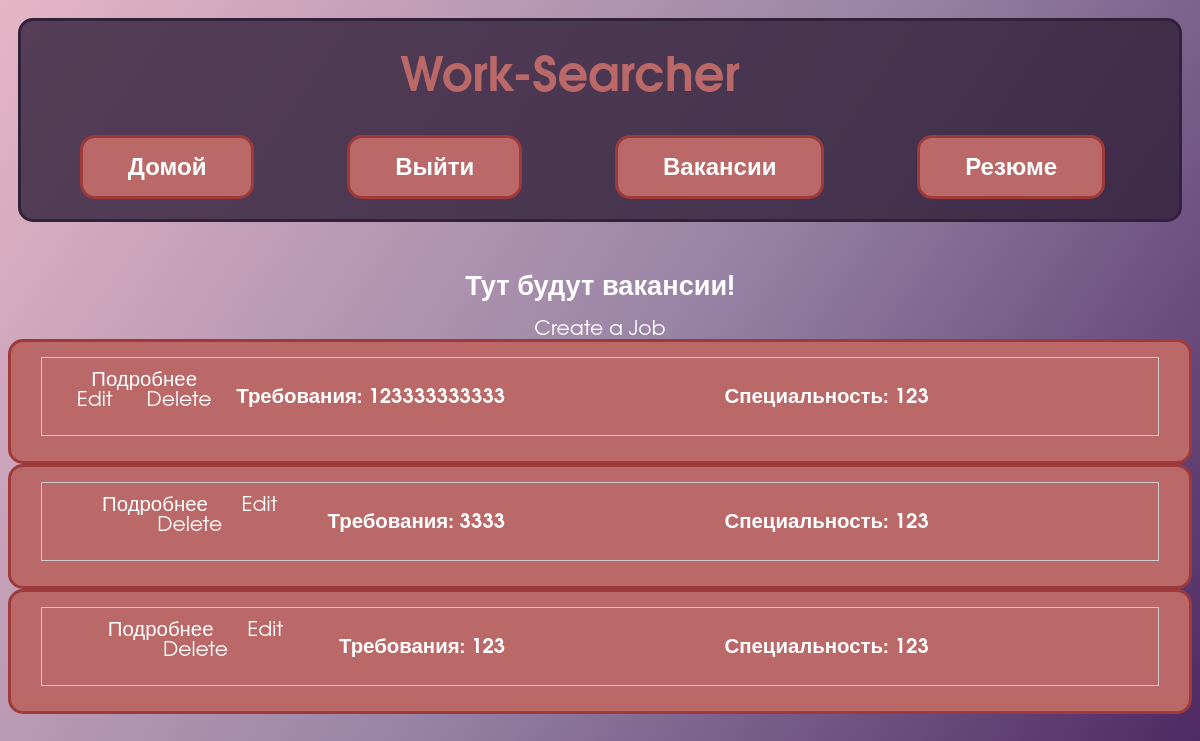
Page /jobs (signed in) on the earlier database version.
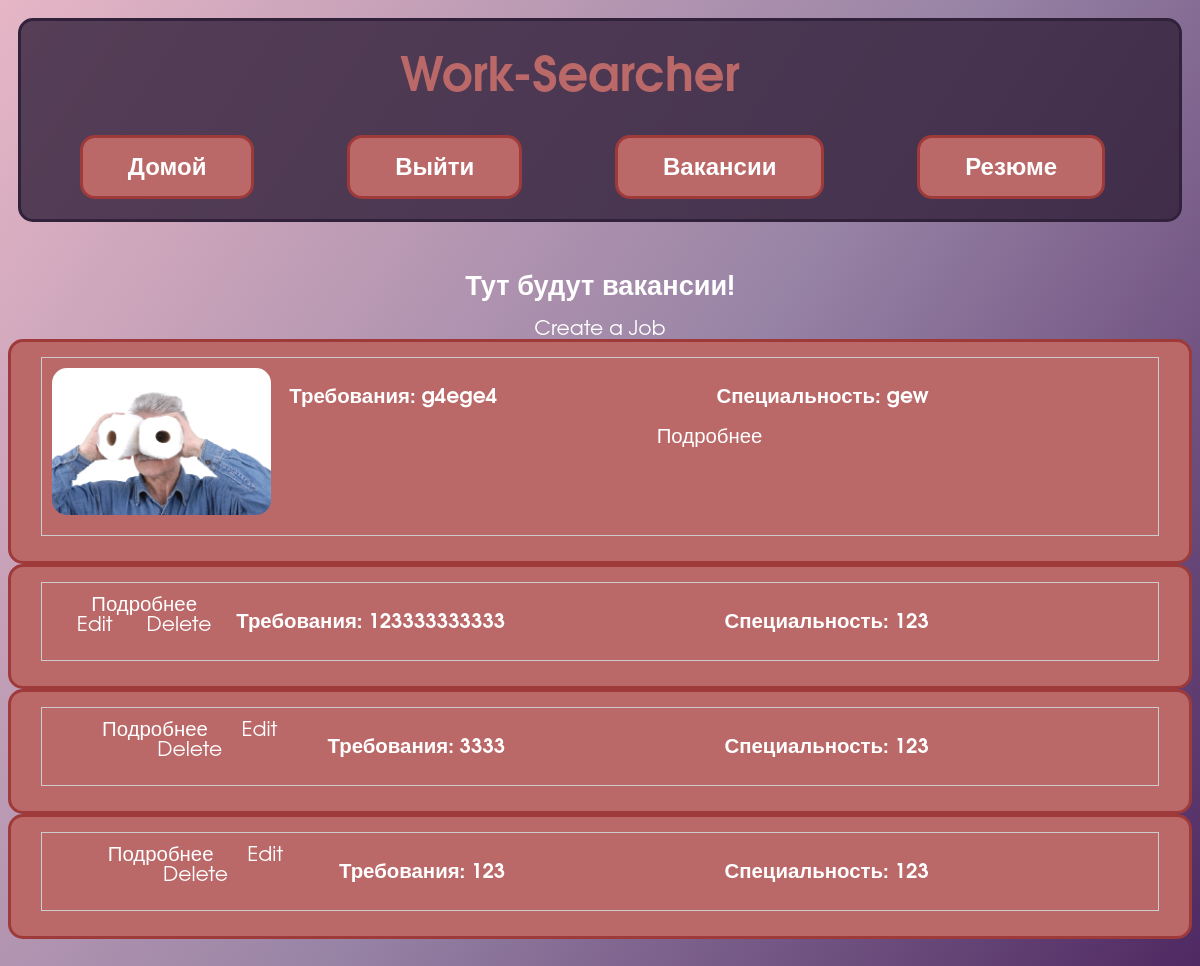
Same page on the later database version.
### Model/models.py (models this page shows)
class Job(db.Model):
    id = db.Column(db.Integer, primary_key=True)
    title = db.Column(db.String(300), nullable=False)
    description = db.Column(db.Text, nullable=False)
    requirements = db.Column(db.String(200))
    image_filename = db.Column(db.String(300))
    region = db.Column(db.String(30), nullable=False)  # Новое поле для региона
    author_id = db.Column(db.Integer, db.ForeignKey('user.id'), nullable=False)

### Controller/forum.py (the view, shortened to what this page needs)
@forum.route("/jobs", methods=['GET', 'POST'])
def jobs():
    if current_user.is_authenticated:
        jobs = Job.query.all()
        return render_template('jobs.html', jobs=reversed(jobs))

### app.py (called while the page is built)
@login_manager.user_loader
def load_user(user_id):
    return User.query.get(int(user_id))

### templates/jobs.html (shortened to what this page needs)
{% extends "base.html" %}
{% block content %}
    <h1>Тут будут вакансии!</h1>
    {% if current_user.is_authenticated %}
        <a href="{{ url_for('job.create_job') }}">Create a Job</a>
    {% endif %}
    {% if jobs %}
        <ul>
            {% for job in jobs %}
                <li class="job">
                    <div class="job-container">
                        <h2 class = "float-left">Специальность: {{ job.title }}</h2>
                        <h2 class="float-left"> Требования: {{ job.requirements }}</h2>
                        {% if job.image_filename %}
                            <img src="{{ url_for('static', filename='img/job_uploads/' + job.image_filename) }}" alt="{{ job.title }} Image">
                        {% endif %}
                        <a href="{{ url_for('job.show_job', job_id=job.id) }}">Подробнее</a>
                        {% if current_user.is_authenticated and job.author == current_user %}
                            <a href="{{ url_for('job.edit_job', job_id=job.id) }}">Edit</a>
                            <a href="{{ url_for('job.delete_job', job_id=job.id) }}">Delete</a>
                        {% endif %}
                    </div>
                </li>
            {% endfor %}
        </ul>
    {% else %}
        <p>No jobs available for the selected region.</p>
    {% endif %}
{% endblock %}

### templates/base.html (shortened to what this page needs)
<!DOCTYPE html>
<html lang="">
<head>
    <link rel="stylesheet" type="text/css" href="{{ url_for('static', filename='styles.css') }}">
</head>
<body>
    <header>
        <nav class="main_page_plate">
        <div class="logo">Work-Searcher</div>
        <ul>
            <li><a href="/">Домой</a></li>
            {% if current_user.is_authenticated %}
                <li><a href="/logout">Выйти</a></li>
            {% endif %}
            <li><a href="/jobs">Вакансии</a></li>
            <li><a href="/resumes">Резюме</a></li>
        </ul>
        </nav>
    </header>
    <main>
        {% block content %}{% endblock %}
    </main>
</body>
</html>

### static/styles.css (style rules this page uses)
html { height:100%; }
body { background: rgb(230,182,198); background: linear-gradient(124deg, rgba(230,182,198,1) 0%, rgb(151, 131, 165) 52%, rgba(75,36,94,1) 100%); color : #ffffff; font-family: Avantgarde, TeX Gyre Adventor, URW Gothic L, sans-serif; -webkit-background-size: cover; }
header, footer { color: #fff; font-family: Avantgarde, TeX Gyre Adventor, URW Gothic L, sans-serif; }
a { text-decoration: none; color: #ffffff; font-size: 150%; padding: 15px; }
ul { list-style-type: none; margin: 0; padding: 0; }
li { background: #bb6868; padding-top: 15px; padding-bottom: 15px; padding-right: 30px; padding-left: 30px; border-radius : 15px; border: medium solid #9e3a3a; }
header { color : #ffffff; padding : 10px; border-radius : 15px; text-align: center; }
nav ul { display: flex; justify-content: space-around; margin: 0; padding: 0; }
nav li { margin-right: 15px; }
nav a { color: #fff; font-weight: bold; font-size: 24px; transition: color 0.3s ease-in-out; }
main { text-align: center; font-size : 85%; padding-top: 20px; padding-bottom: 100px; margin-bottom: 20px; }
.main_page_plate { background: rgba(50,33,59, 0.8); color : #ffffff; padding : 20px; border-radius : 15px; border: medium solid #32213b; }
.logo { padding-top : 15px; padding-bottom : 35px; padding-right : 60px; font-size : 300%; color : #bb6868; font-weight : bold; }

### templates/jobs.html (style rules this page uses)
.job-container { border: 1px solid #ccc; padding: 10px; margin-bottom: 10px; overflow: hidden; }
.float-left { text-align: center; float: right; padding-right: 20%; }
.job-container img { max-width: 20%; height: auto; display: block; margin: auto; margin-bottom: 10px; float: left; border-radius : 15px; }

Differences in the rows shown:
added Job: title "gew", requirements "g4ege4", image_filename (picture)
